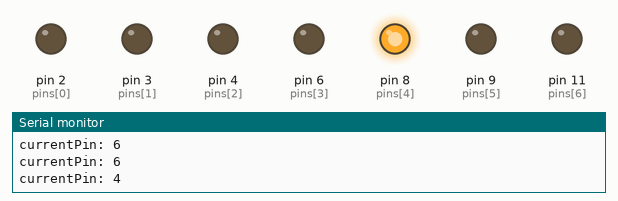
Simulated run of this sketch. Board: Arduino Uno, built with avr-gcc and run on an emulated ATmega328P. Shown: output pins drawn as LEDs (lit = HIGH), the last lines printed to the serial monitor. Random numbers use the default seed unless the sketch sets one.

Above: at 0.4 s.
At 9.05 s:
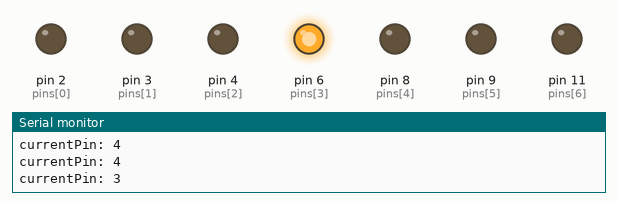
At 13.07 s:
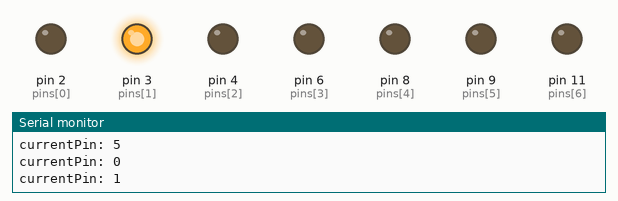
At 17.97 s:
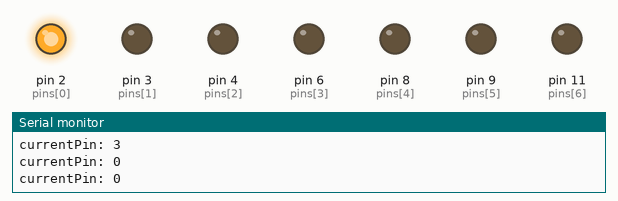
At 26.17 s:
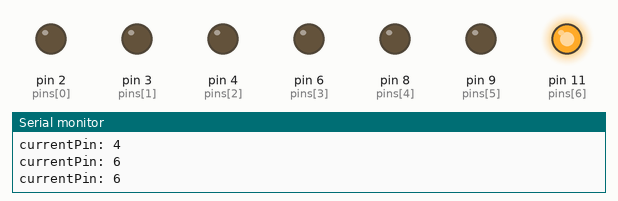
At 36.73 s:
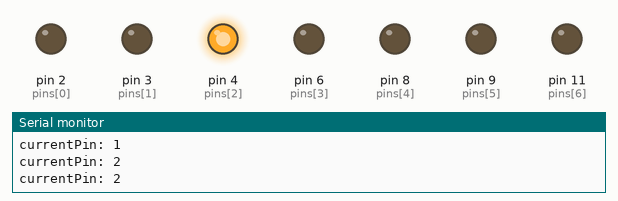
Timing chart, 0 to 40.0 s (numbered marks = the images above):
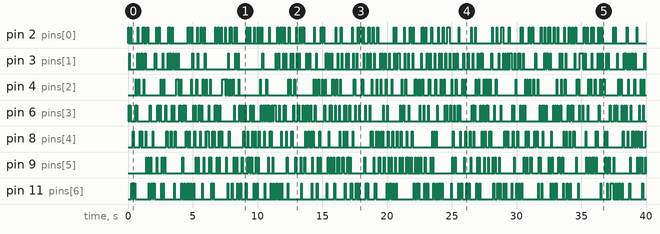

The sketch:

sketch_oct17a.ino
```cpp
const int p = 7;
int pins [p] = {2,3,4,6,8,9,11};
int d = 50;

void setup()
{
  Serial.begin(9600);
  randomSeed(analogRead(10));
  for(int i = 0; i < p; i++)
  {
    pinMode(pins[i],OUTPUT);
  }
}

void loop()
{
  int currentPin = random(0,p);
  Serial.print("currentPin: ");
  Serial.println(currentPin);
  digitalWrite(pins[currentPin],HIGH);
  delay(d);
  digitalWrite(pins[currentPin],LOW);
  //delay(d);
}
```

Measured:
- by itself, pin 11 (pins[6]): LOW → HIGH at 0.25 s, → LOW 0.10 s later, → HIGH 0.10 s later, → LOW 0.10 s later, … (188 changes in this stretch)
